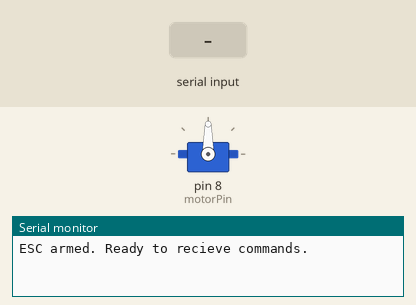
This sketch was run on a simulated Arduino Uno, built with avr-gcc and run on an emulated ATmega328P. On the bench: servo, the last lines printed to the serial monitor. The test bench sets the inputs (shaded band).

Above: at 4.2 s.
4.3 s: "a90\n" received over Serial
At 5.0 s:
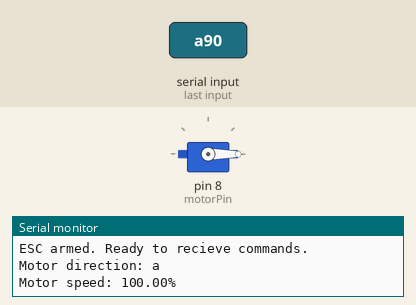
5.8 s: "b90\n" received over Serial
At 6.1 s:
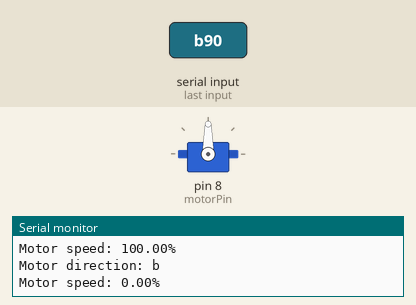
7.3 s: "a,45\n" received over Serial
At 8.5 s:
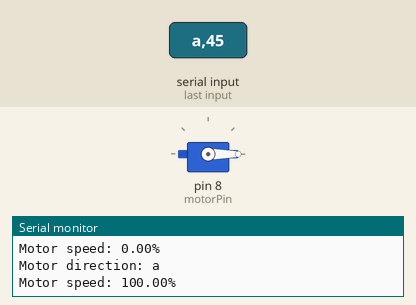
8.8 s: "b,45\n" received over Serial
At 9.6 s:
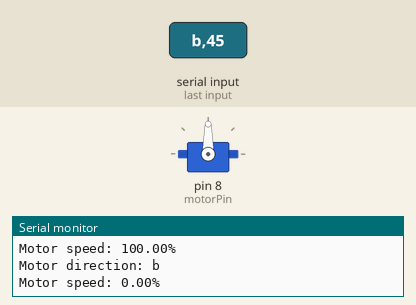
Timing chart, 0 to 11.3 s (numbered marks = the images above; inputs shaded):
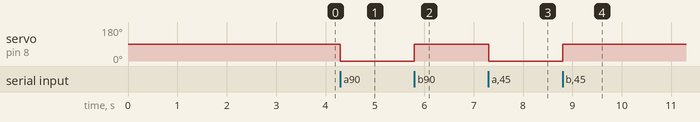

The sketch:

bldc_test.ino
```cpp
#include <Arduino.h>
#include <Servo.h>
#include <stdlib.h>
#include <math.h>
#include <ctype.h>

Servo motor;
byte motorPin = 8;
static char dir = 0;
static char line[16];
static size_t lineLen = 0;

void setup() {
  Serial.begin(115200);
  motor.attach(motorPin, 1000, 2000); // Adjusts PWM ranges to fit the BLDC motor controller

  // ESC arming sequence
  motor.writeMicroseconds(1500); // Reset motor to neutral
  delay(3000);
  Serial.println("ESC armed. Ready to recieve commands.");
}

void loop() {
  while (Serial.available() > 0) {
    char c = (char)Serial.read();

    if (c == '\r') continue;

    if (c == 'a' || c == 'b') {
      dir = c;
      lineLen = 0;
      continue;
    }

    if (dir) {
      line[lineLen++] = c;
        if (lineLen >= sizeof(line) - 1 || c == '\n') {
          line[lineLen] = '\0';
          int speed = atoi(line);
          if (dir == 'a') { //Sets direction
            speed = constrain(speed, 1000, 1500);
          } else if (dir == 'b') { // Sets direction
            speed = constrain(speed, 1500, 2000);
          }

          motor.writeMicroseconds(speed);

          Serial.print("Motor direction: ");
          Serial.println(dir);
          Serial.print("Motor speed: ");
          Serial.print(abs(speed - 1500)/5.0);
          Serial.println("%");

          dir = 0;
      }
    }
  }
}
```

Measured:
- after the input at 4.3 s, servo on pin 8 (motorPin): 90° → 0° at once
- after the input at 5.8 s, servo on pin 8 (motorPin): 0° → 90° at once
- after the input at 7.3 s, servo on pin 8 (motorPin): 90° → 0° at once
- after the input at 8.8 s, servo on pin 8 (motorPin): 0° → 90° at once
